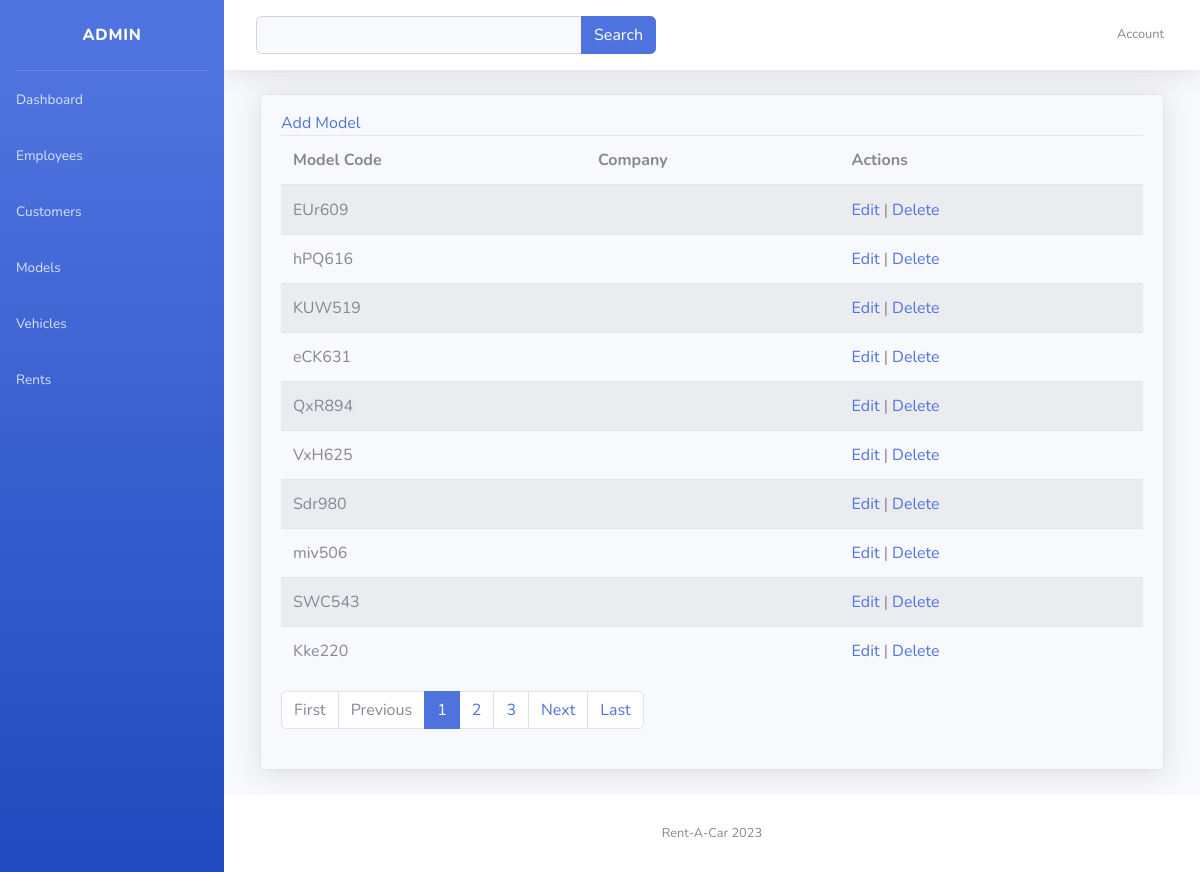
Page /model_view on the committed database.
### BootStrapAdmin/models.py (models this page shows, shortened)
class BaseModel(models.Model):
    created_at = models.DateTimeField(
        auto_now_add=True, db_index=True
    )
    updated_at = models.DateTimeField(auto_now=True)
    class Meta:
        abstract = True

class Model(BaseModel): # Related to Vehicle Table
    model_code = models.CharField(max_length=100, null=False, blank=False)
    company = models.CharField(max_length=100, null=False, blank=False)

### BootStrapAdmin/views.py (the view)
# urls.py: path('model_view', ModelView.as_view(), name='model-view'),
class ModelView(ListView):
    model = Model
    context_object_name = 'model'
    template_name = 'models.html'
    paginate_by = 10
    def get_context_data(self, **kwargs):
        context = super().get_context_data(**kwargs)
        return context

### BootStrapAdmin/templates/models.html
{% extends 'Index.html' %}
{% load static %}
{% block content %}
<a href="{% url 'model-add' %}" class="add-btn">Add Model</a>
    <table class="table table-hover table-striped">
        <thead>
            <tr>
                <th>Model Code</th>
                <th>Company</th>
                <th>Actions</th>
            </tr>
        </thead>
        <tbody>
            {% for x in model %}
            <tr>
                <td>{{ x.model_code }}</td>
                <td>{{ x.Company }}</td>
                <td>
                    <a href="model_view/{{ x.id }}">Edit</a> |
                    <a href="model_view/{{ x.id }}/delete" >Delete</a>
                </td>
            </tr>
            {% endfor %}
        </tbody>
    </table>
    {% include 'includes/pagination.html' %}
{% endblock %}

### rows in the picture
Model: model_code "EUr609"
Model: model_code "hPQ616"
Model: model_code "KUW519"
Model: model_code "eCK631"
Model: model_code "QxR894"
Model: model_code "VxH625"
Model: model_code "Sdr980"
Model: model_code "miv506"
Model: model_code "SWC543"
Model: model_code "Kke220"

### other values in the picture
{{ page_num }} "1"
{{ page_num }} "2" "3"
